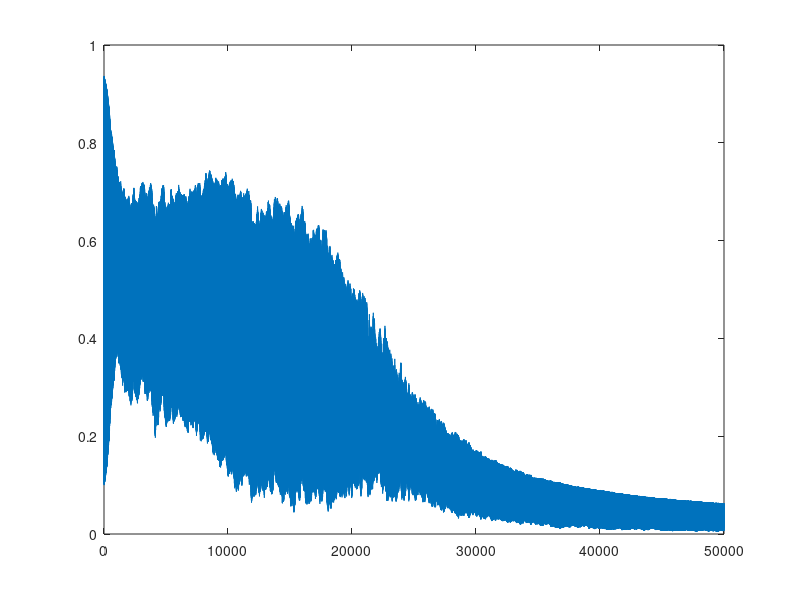

This figure's MATLAB source:
function doublepercep2
n_iterations = 50000;
%Setting Parameters
time = 0;
n1_percepts = 2
n2_percepts = 2
slope = 1 
learning_rate = 0.005
error_list = []

%Generate XOR rules
Rules = [1,1,0;1,0,1;0,1,1;0,0,0];
n_rules = size(Rules);
n_rules = n_rules(1);
Inputs = Rules(1:4, 1:2);
Outputs = Rules(1:4,3);


%Randomize Weights
weights_1 = rand(2,3);
weights_2 = rand(1,3);

for i = 1: n_iterations
    %Choose pattern
    current = randi(n_rules);
    X = Inputs(current,:);
    D = Outputs(current,:);    
    
    %Layer 1
    bias_1 = weights_1(:,1);
    not_bias_1 = weights_1(:,2:3);
    Net_1 = bias_1 + not_bias_1 * X';
    y_1 = tanh(Net_1);
    
    %Layer 2
    bias_2 = weights_2(:,1);
    not_bias_2 = weights_2(:,2:3);
    Net_2 = bias_2 + not_bias_2 * y_1;
    y_2 = tanh(Net_2);
    
    %Feedback Errors
    delta_2 = (D - y_2) * (1 - y_2 ^2);
    delta_1 = delta_2 * not_bias_2' .* (1- y_1 .^2);
    
    %updating Errors
    d_bias_1 = learning_rate * delta_1 *1 ;
    d_bias_2 = learning_rate * delta_2 *1 ;
    d_not_bias_1 = learning_rate * delta_1 * X;
    d_not_bias_2 = learning_rate * delta_2 * y_1;
    
    weights_1 = [bias_1 + d_bias_1, not_bias_1 + d_not_bias_1];
    weights_2 = [bias_2 + d_bias_2, not_bias_2 + d_not_bias_2'];

    
    %Error
    current_error = abs(y_2 -D);
    error_list = [error_list, current_error];
    
   
    
    
    
    
end

x = 1:n_iterations;
plot(x, error_list)
end
